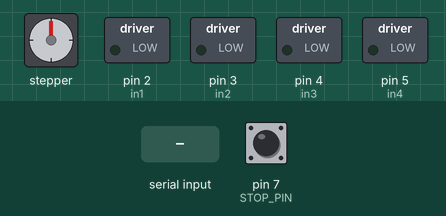
Recording of a sketch running on a simulated Arduino Uno, built with avr-gcc and run on an emulated ATmega328P. Parts: stepper motor, switched loads named in the sketch (green lamp = pin HIGH). Wiring (inferred from the names in the program): stepper motor (2048 steps per turn assumed): coils pin 8, pin 9, pin 10, pin 11. Dashed ring = blinking. The test bench sets the inputs (shaded band); at power-on: pin 7 (STOP_PIN) HIGH. Pins used as bus, display or sensor lines are not drawn.

Above: at 1.2 s.
1.3 s: "90,45\n" received over Serial
At 2.0 s:
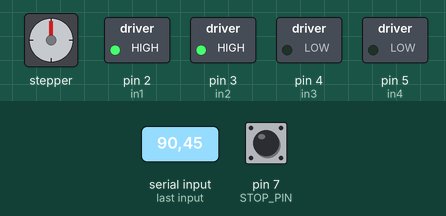
Timing chart, 0 to 65.8 s (numbered marks = the images above; inputs shaded):
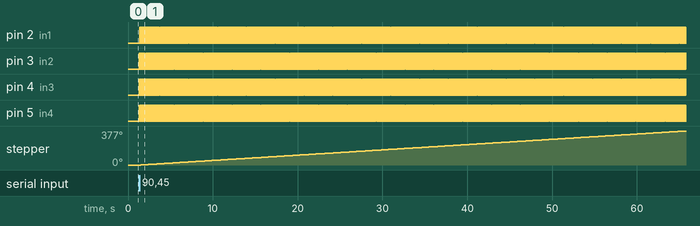

Measured:
- after the input at 1.3 s, pin 2 (in1): alternates HIGH for 0.06 s and LOW for 0.06 s, starting after 0.07 s; pin 3 (in2), pin 4 (in3), pin 5 (in4): alternates HIGH for 0.06 s and LOW for 0.06 s, starting at once; stepper: keeps turning clockwise at about 6°/s, starting after 0.22 s

The sketch:

PPYa_Uno.ino
```cpp
// подсистема перемещения ячеек (ППЯ)

#include <TaskScheduler.h>

// шаговый мотор
#define in1 2
#define in2 3
#define in3 4
#define in4 5
#define STOP_PIN 7 // пин выключатель останова
#define in1_2 8
#define in2_2 9
#define in3_2 10
#define in4_2 11

const unsigned int cnt_60deg = 2048/6; // счетчик на один оборот
byte ph_cnt = 1; // счетчик фаз
unsigned long step_cnt = 0; // счетчик шагов двигателя
bool stopBtn = false; // кнопка останова
byte cur_position = 1 ; // текущая позиция
byte go_position = 1 ; // заданная позиция
boolean recievedFlag = false; // флаг получения данных на
String strData = ""; // для данных с Serial
String tempStr = "";
unsigned int cnt_toStop = 0; // счетчик до останова

// прототип функций
void motor1Clockwise();   //задаем прототип мотор 1 по часовой
void motor1CounterClockwise();   //задаем прототип мотор 1 против часовой

String recieveData(); // данные с Serial

// Создаем объекты
Scheduler userScheduler;   // планировщик

Task taskMotor1Up(TASK_MILLISECOND * 30 , TASK_FOREVER, &motor1Clockwise);   // задание для мотора 1 по часовой
Task taskMotor1Down(TASK_MILLISECOND * 30 , TASK_FOREVER, &motor1CounterClockwise);   // задание для мотора 1 против часовой


void setup() {

Serial.begin(9600);
pinMode(STOP_PIN, INPUT_PULLUP);
pinMode(in1, OUTPUT);
pinMode(in2, OUTPUT);
pinMode(in3, OUTPUT);
pinMode(in4, OUTPUT);
pinMode(in1_2, OUTPUT);
pinMode(in2_2, OUTPUT);
pinMode(in3_2, OUTPUT);
pinMode(in4_2, OUTPUT);


// добавляем задания в обработчик
userScheduler.addTask(taskMotor1Up);
userScheduler.addTask(taskMotor1Down);


// калибровка при нажатой кнопке стоп
 if (!digitalRead(STOP_PIN)) {
   taskMotor1Up.enable();
   while (!digitalRead(STOP_PIN)) {
    userScheduler.execute(); // обновляем задания планировщика
   }
  taskMotor1Up.disable();
  step_cnt = 0;
 }

}

void loop() {
userScheduler.execute();
tempStr = recieveData();
 if (tempStr != "") {
 go_position = tempStr.toInt();
  if (go_position != cur_position) {
      if (go_position > cur_position) {
        // поворачиваем по часовой
        cnt_toStop = (go_position - cur_position)*cnt_60deg;
        cur_position = go_position;
        taskMotor1Up.enable();
          while (step_cnt < cnt_toStop) {
             userScheduler.execute();
         }
        taskMotor1Up.disable();
        step_cnt = 0;
        Serial.println(go_position);
      }

        if (go_position < cur_position) {
        // поворачиваем против часовой
        cnt_toStop = (cur_position - go_position)*cnt_60deg;
        cur_position = go_position;
        taskMotor1Down.enable();
          while (step_cnt < cnt_toStop) {
             userScheduler.execute();
         }
        taskMotor1Down.disable();
        step_cnt = 0;
        Serial.println(go_position);
      }
  }

  if (go_position == cur_position) {
      Serial.println(go_position);
  }
 }
}

// Фазы 1...4 шагового двигателя:
void phase1(){
  digitalWrite(in1, HIGH);
  digitalWrite(in2, LOW);
  digitalWrite(in3, LOW);
  digitalWrite(in4, HIGH);
  }

void phase2(){
  digitalWrite(in1, HIGH);
  digitalWrite(in2, HIGH);
  digitalWrite(in3, LOW);
  digitalWrite(in4, LOW);
  }

void phase3(){
  digitalWrite(in1, LOW);
  digitalWrite(in2, HIGH);
  digitalWrite(in3, HIGH);
  digitalWrite(in4, LOW);
  }

void phase4(){
  digitalWrite(in1, LOW);
  digitalWrite(in2, LOW);
  digitalWrite(in3, HIGH);
  digitalWrite(in4, HIGH);
  }

void phase1_2(){
  digitalWrite(in1_2, HIGH);
  digitalWrite(in2_2, LOW);
  digitalWrite(in3_2, LOW);
  digitalWrite(in4_2, HIGH);
  }

void phase2_2(){
  digitalWrite(in1_2, HIGH);
  digitalWrite(in2_2, HIGH);
  digitalWrite(in3_2, LOW);
  digitalWrite(in4_2, LOW);
 }

void phase3_2(){
  digitalWrite(in1_2, LOW);
  digitalWrite(in2_2, HIGH);
  digitalWrite(in3_2, HIGH);
  digitalWrite(in4_2, LOW);
 }

void phase4_2(){
  digitalWrite(in1_2, LOW);
  digitalWrite(in2_2, LOW);
  digitalWrite(in3_2, HIGH);
  digitalWrite(in4_2, HIGH);
}

void motor1Clockwise(){
  switch (ph_cnt) {
   case 1:
   phase4();
   phase1_2();
   break;
   case 2:
   phase3();
   phase2_2();
   break;
   case 3:
   phase2();
   phase3_2();
   break;
   case 4:
   phase1();
   phase4_2();
   break;
 }
 ph_cnt++;
 step_cnt++;
 if (ph_cnt>4)
   ph_cnt = 1;
}

void motor1CounterClockwise(){

  switch (ph_cnt) {
   case 1:
   phase1();
   phase4_2();
   break;
   case 2:
   phase2();
   phase3_2();
   break;
   case 3:
   phase3();
   phase2_2();
   break;
   case 4:
   phase4();
   phase1_2();
   break;
 }
 ph_cnt++;
 step_cnt++;
 if (ph_cnt>4)
   ph_cnt = 1;
}

//прием данных с serial
String recieveData(){
if (Serial.available() > 0) {  // если есть что-то на вход
  strData = "";                // очистить строку
    while (Serial.available() > 0) {
      // пока идут данные
      strData += (char)Serial.read();  // получаем данные
      delay(2);                        // обязательно задержка, иначе вылетим из цикла раньше времени
    }
    recievedFlag = true;  // поднять флаг что получили данные
  }

 if (recievedFlag) {
      recievedFlag = false;  // данные приняты
      return strData;
     }
  else
     return "";

}
```
